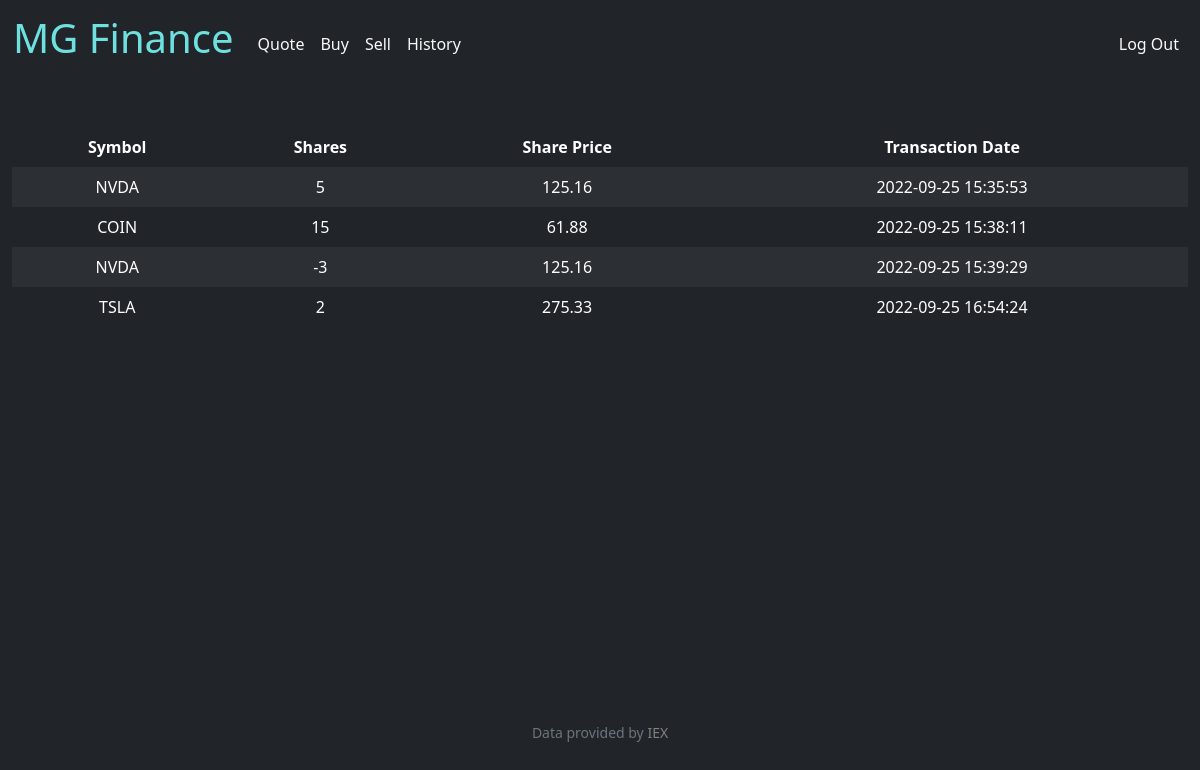
Screenshot of /history (signed in) with the database file from the repository.
### tables this page shows
CREATE TABLE 'history' (
	id INTEGER PRIMARY KEY,
	user_id INTEGER,
    shares INTEGER,'price' NUMERIC,
    transaction_date TEXT
,'symbol' TEXT);

### app.py (the view)
@app.route("/history")
@login_required
def history():
    user_id = session["user_id"]
    history_table = db.execute("SELECT * FROM history WHERE user_id = ?", user_id)
    return render_template("/history.html", history_table=history_table)

### app.py (called while the page is built)
@app.after_request
def after_request(response):
    response.headers["Cache-Control"] = "no-cache, no-store, must-revalidate"
    response.headers["Expires"] = 0
    response.headers["Pragma"] = "no-cache"
    return response

### helpers.py (called while the page is built)
def login_required(f):
    @wraps(f)
    def decorated_function(*args, **kwargs):
        if session.get("user_id") is None:
            return redirect("/login")
        return f(*args, **kwargs)
    return decorated_function

### templates/history.html (shortened to what this page needs)
{% extends "layout.html" %}
{% block main %}
    <table class="table table-striped table-dark table-borderless">
        <thead>
            <tr>
                <th>Symbol</th>
                <th>Shares</th>
                <th>Share Price</th>
                <th>Transaction Date</th>
            </tr>
        </thead>
        <tbody>
            {% for row in history_table %}
                <tr>
                    <td class="border-0">{{ row["symbol"] }}</td>
                    <td class="border-0">{{ row["shares"] }}</td>
                    <td class="border-0">{{ row["price"] }}</td>
                    <td class="border-0">{{ row["transaction_date"] }}</td>
                </tr>
            {% endfor %}
        </tbody>
    </table>
{% endblock %}

### templates/layout.html (shortened to what this page needs)
<!DOCTYPE html>
<html lang="en">
    <head class="bg-dark">
        <link href="https://cdn.jsdelivr.net/npm/bootstrap@5.1.3/dist/css/bootstrap.min.css" rel="stylesheet">
        <link href="/static/styles.css" rel="stylesheet">
    </head>
    <body class="bg-dark">
        <nav class="border border-dark navbar navbar-expand-md navbar-dark">
            <div class="container-fluid">
                <a class="navbar-brand" href="/"><span class="dark-blue display-6">MG </span><span class="blue-color display-6">Finance</span></a>
                <div class="collapse navbar-collapse" id="navbar">
                    {% if session["user_id"] %}
                        <ul class="navbar-nav me-auto mt-2">
                            <li class="nav-item"><a class="nav-link text-light" href="/quote">Quote</a></li>
                            <li class="nav-item"><a class="nav-link text-light" href="/buy">Buy</a></li>
                            <li class="nav-item"><a class="nav-link text-light" href="/sell">Sell</a></li>
                            <li class="nav-item"><a class="nav-link text-light" href="/history">History</a></li>
                        </ul>
                        <ul class="navbar-nav ms-auto mt-2">
                            <li class="nav-item"><a class="nav-link text-light" href="/logout">Log Out</a></li>
                        </ul>
                    {% else %}
                        <ul class="navbar-nav ms-auto mt-2">
                            <li class="nav-item"><a class="nav-link text-light" href="/register">Register</a></li>
                            <li class="nav-item"><a class="nav-link text-light" href="/login">Log In</a></li>
                        </ul>
                    {% endif %}
                </div>
            </div>
        </nav>
        <main class="container-fluid py-5 text-center">
            {% block main %}{% endblock %}
        </main>
    </body>
    <footer class="mb-5 small text-center text-muted">
            Data provided by <a class="iex" target="_blank" href="https://iexcloud.io/">IEX</a>
    </footer>
</html>

### static/styles.css (style rules this page uses)
body { background-color: $dark; }
nav .navbar-brand { font-size: xx-large; }
.blue-color { color: #6EE0E0; }
.dark-blue { color: #6EE0E0; }
.border-0 { border: 0!important; }
.iex { text-decoration: none; color: grey; }
footer { position:fixed; left:0px; bottom:0px; height:30px; width:100%; }

### rows the page displays
history: symbol "NVDA", shares "5", price "125.16", transaction_date "2022-09-25 15:35:53"
history: symbol "COIN", shares "15", price "61.88", transaction_date "2022-09-25 15:38:11"
history: symbol "NVDA", shares "-3", price "125.16", transaction_date "2022-09-25 15:39:29"
history: symbol "TSLA", shares "2", price "275.33", transaction_date "2022-09-25 16:54:24"
